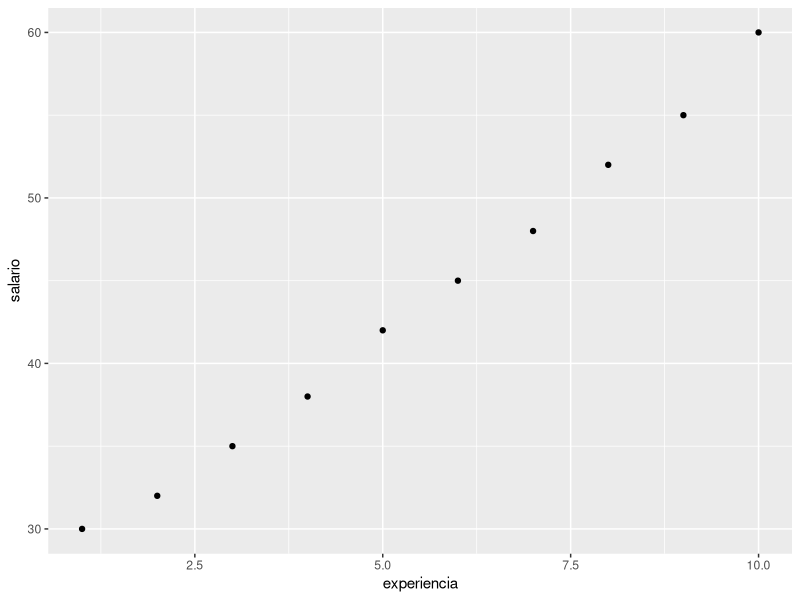
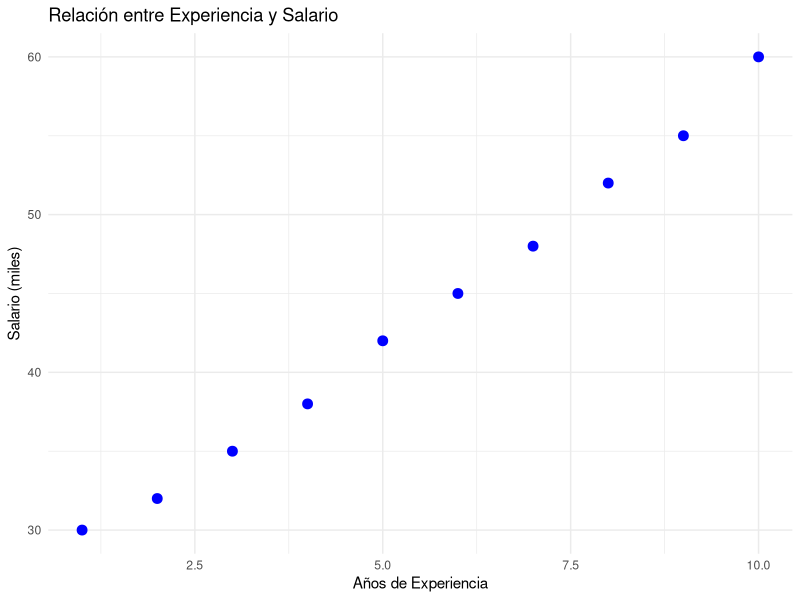
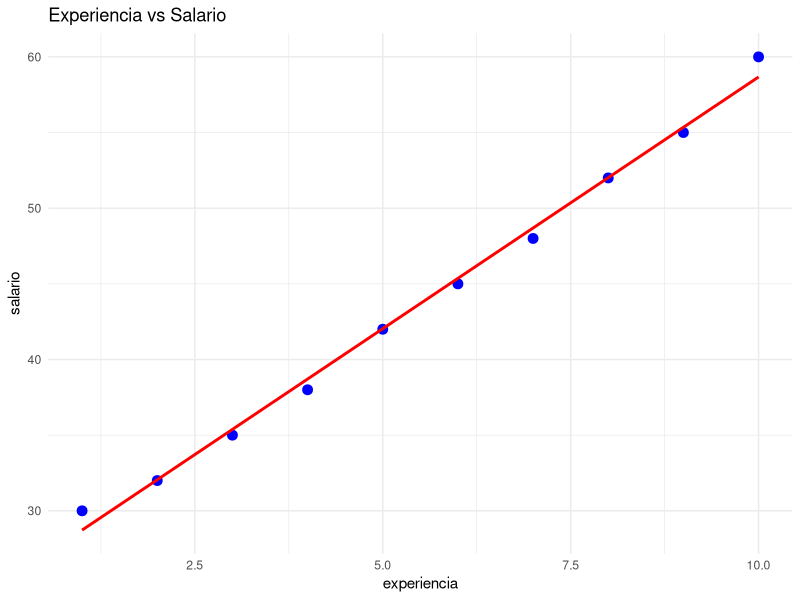
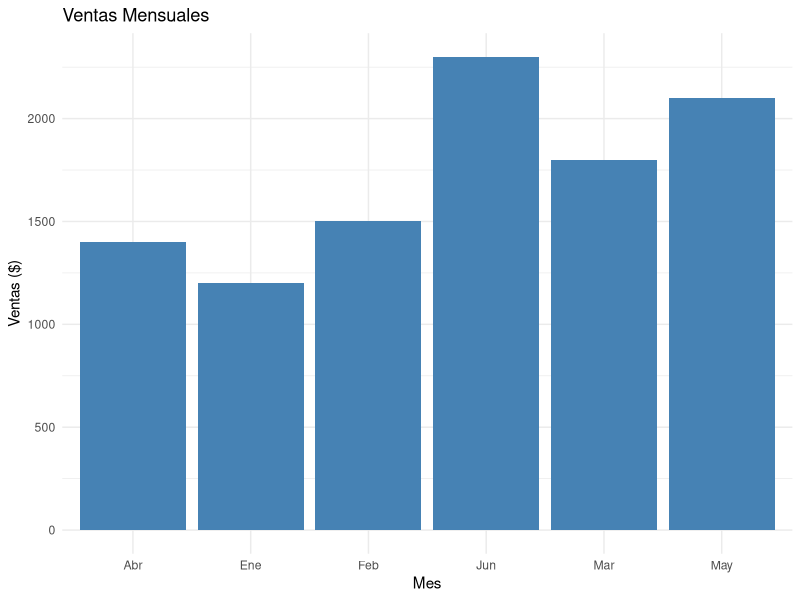
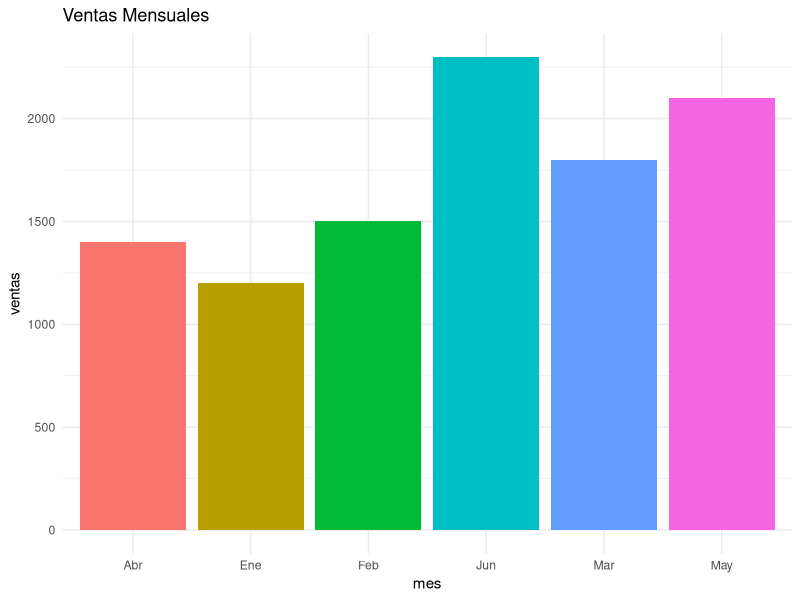
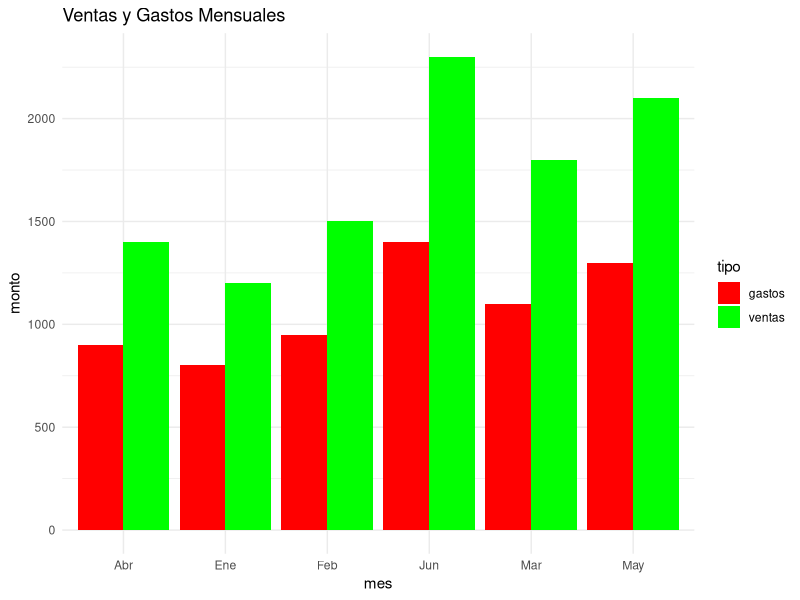
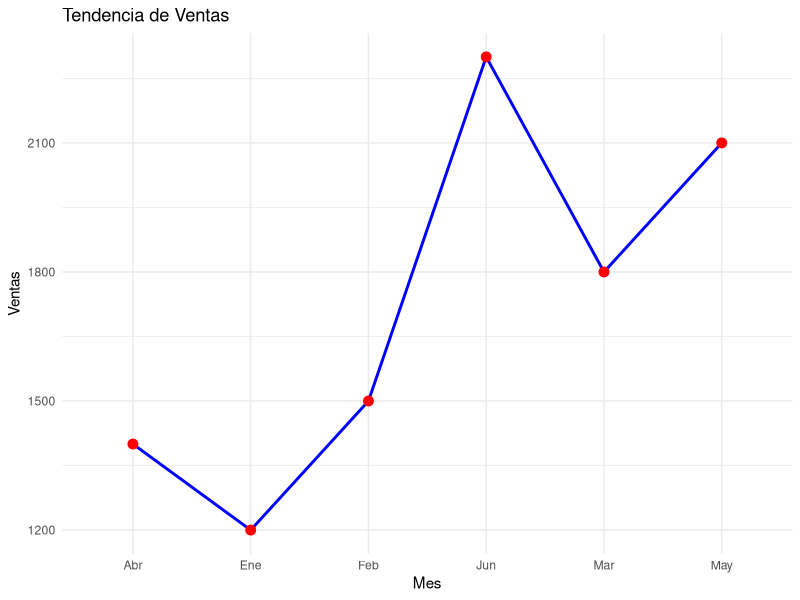
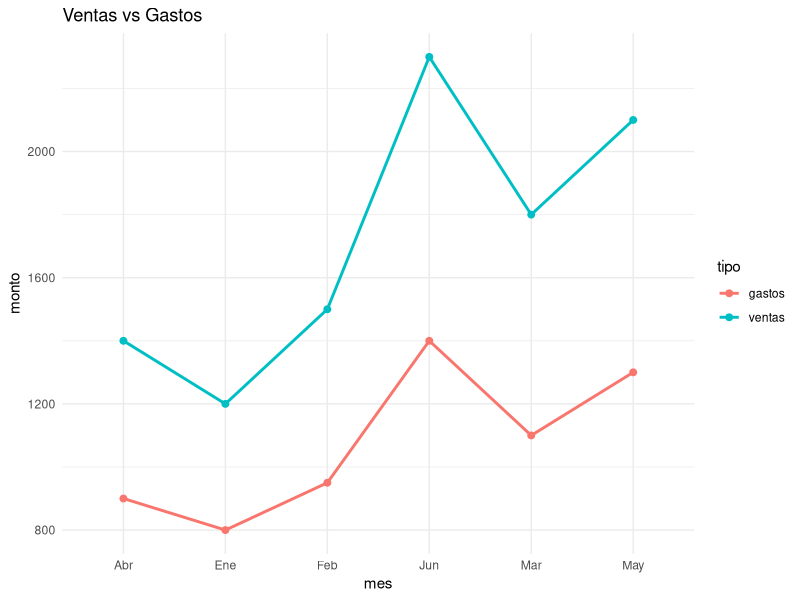

Write the R code that produced these figures, in order.
# ============================================================================
# MÓDULO 4: VISUALIZACIÓN DE DATOS CON GGPLOT2
# ============================================================================
# Aprenderás a crear gráficos profesionales con ggplot2

# Instalar y cargar ggplot2 (solo necesitas instalar una vez)
# install.packages("ggplot2")
library(ggplot2)

# ============================================================================
# 1. GRAMÁTICA DE GRÁFICOS - CONCEPTOS BÁSICOS
# ============================================================================

# ggplot2 usa una "gramática de gráficos":
# - Datos (data)
# - Estética (aes): qué variables van en x, y, color, etc.
# - Geometría (geom): tipo de gráfico (puntos, líneas, barras, etc.)

# Crear datos de ejemplo
ventas_df <- data.frame(
  mes = c("Ene", "Feb", "Mar", "Abr", "May", "Jun"),
  ventas = c(1200, 1500, 1800, 1400, 2100, 2300),
  gastos = c(800, 950, 1100, 900, 1300, 1400)
)

# ============================================================================
# 2. GRÁFICO DE DISPERSIÓN (SCATTER PLOT)
# ============================================================================

# Datos de ejemplo
datos_scatter <- data.frame(
  experiencia = c(1, 2, 3, 4, 5, 6, 7, 8, 9, 10),
  salario = c(30, 32, 35, 38, 42, 45, 48, 52, 55, 60)
)

# Gráfico básico
ggplot(datos_scatter, aes(x = experiencia, y = salario)) +
  geom_point()

# Mejorado con estilo
ggplot(datos_scatter, aes(x = experiencia, y = salario)) +
  geom_point(color = "blue", size = 3) +
  labs(title = "Relación entre Experiencia y Salario",
       x = "Años de Experiencia",
       y = "Salario (miles)") +
  theme_minimal()

# Con línea de tendencia
ggplot(datos_scatter, aes(x = experiencia, y = salario)) +
  geom_point(color = "blue", size = 3) +
  geom_smooth(method = "lm", se = FALSE, color = "red") +
  labs(title = "Experiencia vs Salario") +
  theme_minimal()

# ============================================================================
# 3. GRÁFICO DE BARRAS
# ============================================================================

# Gráfico de barras simple
ggplot(ventas_df, aes(x = mes, y = ventas)) +
  geom_bar(stat = "identity", fill = "steelblue") +
  labs(title = "Ventas Mensuales",
       x = "Mes",
       y = "Ventas ($)") +
  theme_minimal()

# Con colores diferentes por barra
ggplot(ventas_df, aes(x = mes, y = ventas, fill = mes)) +
  geom_bar(stat = "identity") +
  labs(title = "Ventas Mensuales") +
  theme_minimal() +
  theme(legend.position = "none")

# Barras agrupadas
library(tidyr)
ventas_long <- pivot_longer(ventas_df,
                            cols = c(ventas, gastos),
                            names_to = "tipo",
                            values_to = "monto")

ggplot(ventas_long, aes(x = mes, y = monto, fill = tipo)) +
  geom_bar(stat = "identity", position = "dodge") +
  labs(title = "Ventas y Gastos Mensuales") +
  scale_fill_manual(values = c("ventas" = "green", "gastos" = "red")) +
  theme_minimal()

# ============================================================================
# 4. GRÁFICO DE LÍNEAS
# ============================================================================

# Línea simple
ggplot(ventas_df, aes(x = mes, y = ventas, group = 1)) +
  geom_line(color = "blue", size = 1) +
  geom_point(color = "red", size = 3) +
  labs(title = "Tendencia de Ventas",
       x = "Mes",
       y = "Ventas") +
  theme_minimal()

# Múltiples líneas
ggplot(ventas_long, aes(x = mes, y = monto, color = tipo, group = tipo)) +
  geom_line(size = 1) +
  geom_point(size = 2) +
  labs(title = "Ventas vs Gastos") +
  theme_minimal()

# ============================================================================
# 5. HISTOGRAMA
# ============================================================================

# Datos de ejemplo
set.seed(123)
alturas <- data.frame(altura = rnorm(1000, mean = 170, sd = 10))

# Histograma básico
ggplot(alturas, aes(x = altura)) +
  geom_histogram(bins = 30, fill = "skyblue", color = "black") +
  labs(title = "Distribución de Alturas",
       x = "Altura (cm)",
       y = "Frecuencia") +
  theme_minimal()

# Con densidad
ggplot(alturas, aes(x = altura)) +
  geom_histogram(aes(y = ..density..), bins = 30,
                 fill = "lightblue", color = "black") +
  geom_density(color = "red", size = 1) +
  labs(title = "Distribución de Alturas") +
  theme_minimal()

# ============================================================================
# 6. BOX PLOT (DIAGRAMA DE CAJAS)
# ============================================================================

# Datos de calificaciones por grupo
calificaciones <- data.frame(
  grupo = rep(c("A", "B", "C"), each = 20),
  calificacion = c(rnorm(20, 85, 5), rnorm(20, 75, 8), rnorm(20, 80, 6))
)

# Box plot
ggplot(calificaciones, aes(x = grupo, y = calificacion, fill = grupo)) +
  geom_boxplot() +
  labs(title = "Calificaciones por Grupo",
       x = "Grupo",
       y = "Calificación") +
  theme_minimal()

# ============================================================================
# 7. GRÁFICO DE PASTEL (PIE CHART)
# ============================================================================

# Datos de participación de mercado
mercado <- data.frame(
  empresa = c("Empresa A", "Empresa B", "Empresa C", "Empresa D"),
  participacion = c(35, 25, 20, 20)
)

# Crear gráfico de pastel
ggplot(mercado, aes(x = "", y = participacion, fill = empresa)) +
  geom_bar(stat = "identity", width = 1) +
  coord_polar("y", start = 0) +
  labs(title = "Participación de Mercado") +
  theme_void()

# ============================================================================
# 8. FACETAS (FACETS) - MÚLTIPLES GRÁFICOS
# ============================================================================

# Datos de ventas por región y producto
ventas_regiones <- data.frame(
  mes = rep(1:6, 4),
  ventas = c(rnorm(6, 100, 10), rnorm(6, 120, 15),
             rnorm(6, 90, 12), rnorm(6, 110, 10)),
  region = rep(c("Norte", "Sur"), each = 12),
  producto = rep(rep(c("A", "B"), each = 6), 2)
)

# Facetas por columna
ggplot(ventas_regiones, aes(x = mes, y = ventas, color = producto)) +
  geom_line() +
  facet_wrap(~ region) +
  labs(title = "Ventas por Región") +
  theme_minimal()

# ============================================================================
# 9. PERSONALIZACIÓN AVANZADA
# ============================================================================

# Ejemplo completo personalizado
ggplot(ventas_df, aes(x = mes, y = ventas)) +
  geom_bar(stat = "identity", fill = "#2E86AB", alpha = 0.8) +
  geom_text(aes(label = ventas), vjust = -0.5, size = 3.5) +
  labs(title = "Análisis de Ventas Mensuales",
       subtitle = "Primer semestre 2024",
       x = "",
       y = "Ventas ($)",
       caption = "Fuente: Departamento de Ventas") +
  theme_minimal() +
  theme(
    plot.title = element_text(size = 16, face = "bold"),
    plot.subtitle = element_text(size = 12, color = "gray40"),
    axis.text.x = element_text(angle = 0, hjust = 0.5),
    panel.grid.major.x = element_blank()
  )

# ============================================================================
# 10. EJEMPLO PRÁCTICO INTEGRADOR
# ============================================================================

# Crear dataset completo de ventas
set.seed(42)
datos_ventas <- data.frame(
  vendedor = rep(c("Ana", "Juan", "María"), each = 12),
  mes = rep(1:12, 3),
  ventas = c(
    rnorm(12, 5000, 500),   # Ana
    rnorm(12, 6000, 600),   # Juan
    rnorm(12, 5500, 550)    # María
  ),
  region = rep(c("Norte", "Sur", "Este"), each = 12)
)

# Gráfico 1: Líneas por vendedor
p1 <- ggplot(datos_ventas, aes(x = mes, y = ventas, color = vendedor)) +
  geom_line(size = 1) +
  geom_point(size = 2) +
  labs(title = "Ventas por Vendedor",
       x = "Mes",
       y = "Ventas ($)") +
  theme_minimal() +
  scale_x_continuous(breaks = 1:12)

print(p1)

# Gráfico 2: Box plot comparativo
p2 <- ggplot(datos_ventas, aes(x = vendedor, y = ventas, fill = vendedor)) +
  geom_boxplot() +
  geom_jitter(width = 0.2, alpha = 0.3) +
  labs(title = "Distribución de Ventas por Vendedor",
       y = "Ventas ($)") +
  theme_minimal() +
  theme(legend.position = "none")

print(p2)

# Gráfico 3: Facetas por región
p3 <- ggplot(datos_ventas, aes(x = mes, y = ventas, color = vendedor)) +
  geom_line() +
  facet_wrap(~ region) +
  labs(title = "Ventas por Región y Vendedor") +
  theme_minimal()

print(p3)

# ============================================================================
# CONSEJOS PARA BUENOS GRÁFICOS
# ============================================================================

# 1. Siempre incluye títulos descriptivos
# 2. Etiqueta claramente los ejes
# 3. Usa colores significativos y accesibles
# 4. Evita gráficos 3D innecesarios
# 5. Mantén el diseño simple y limpio
# 6. Usa theme_minimal() o theme_classic() para gráficos profesionales

print("\n¡Felicidades! Has completado el Módulo 4")
print("Ahora puedes crear visualizaciones profesionales con ggplot2")
